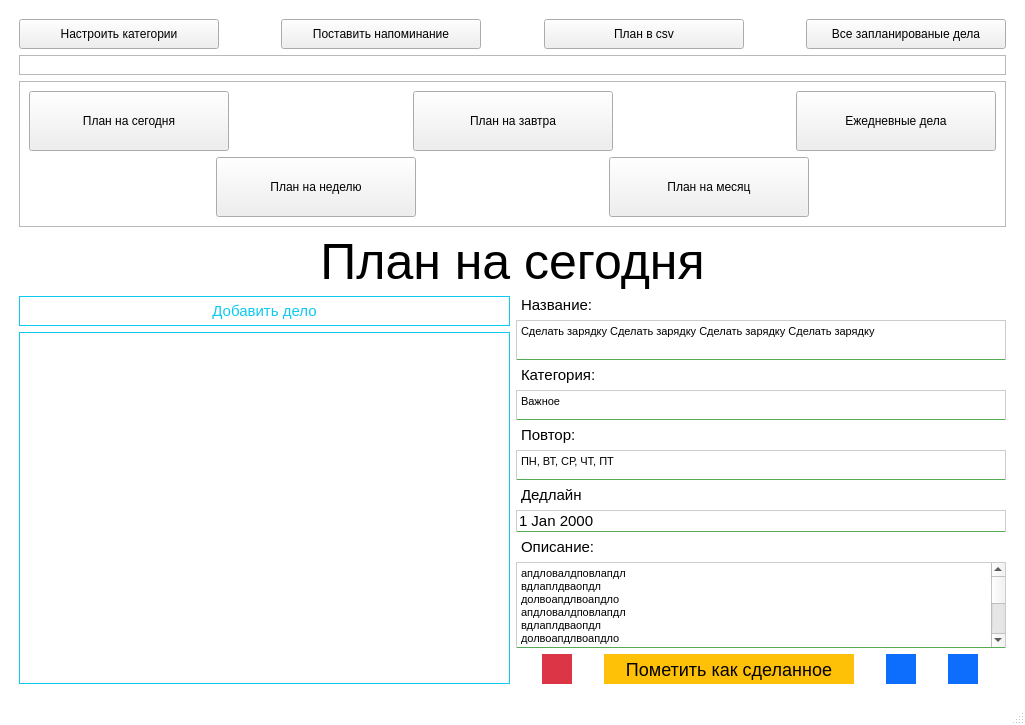
<?xml version="1.0" encoding="UTF-8"?>
<ui version="4.0">
 <class>Todo</class>
 <widget class="QMainWindow" name="Todo">
  <property name="geometry">
   <rect>
    <x>0</x>
    <y>0</y>
    <width>1025</width>
    <height>725</height>
   </rect>
  </property>
  <property name="maximumSize">
   <size>
    <width>16777215</width>
    <height>16777215</height>
   </size>
  </property>
  <property name="windowTitle">
   <string>Планировщик дел</string>
  </property>
  <property name="styleSheet">
   <string notr="true">#centralwidget {
    padding: 20px;
}

#planLabel {
    font-size: 50px;
}

#taskName {
    font-size: 18px;
}

QMainWindow {
	background-color: #fff
}

QPushButton[plan='true'] {
	background-color: #54ad54;
	border: none;
	border-radius: 0.25em;
	color: #fff;
	font-size: 20px;
}

QPushButton[small='true'] {
	background-color: #999;
	border: none;
	border-radius: 0.25em;
	color: #fff;
	font-size: 16px;
}

QPushButton[plan='true']:hover {
	background-color: #288b28;
}

QPushButton[small='true']:hover {
	background-color: #777;
}

QPushButton[plan='true']:pressed {
	background-color: #246024;
}

QPushButton[small='true']:pressed {
	background-color: #555;
}

#deleteBtn {
	border: none;/* 1px solid red;*/
/*	background-color: #F34235;*/
	background-color: #DC3545;
	border-radius: 0.25em;
	/*background-image: url(bin.png);*/
}

#deleteBtn:hover {
	background-color: #BB2D3B;
}

#editBtn {
	border: none;/* 1px solid red;*/
	background-color: #0D6EFD;
	border-radius: 0.25em;
	/*background-image: url(bin.png);*/
}

#editBtn:hover {
	background-color: #0B5ED7;
}

#viewImageBtn {
	border: none;/* 1px solid red;*/
	background-color: #0D6EFD;
	border-radius: 0.25em;
	/*background-image: url(bin.png);*/
}

#viewImageBtn:hover {
	background-color: #0B5ED7;
}

#markAsDoneBtn {
	border: none;/* 1px solid red;*/
	background-color: #FFC107;
	border-radius: 0.25em;
	font-size: 18px;
}

#markAsDoneBtn:hover {
	background-color: #FFCA2C
}

#addBtn {
	background-color: #FFFFFF;
	color: #0DCAF0;
	font-size: 15px;
	border: 1px solid #0DCAF0;
	border-radius: 0.4em;
}

#addBtn:hover {
	background-color: #3DD5F3;
	color: #000000;
	font-size: 15px;
	border: 1px solid #3DD5F3;
	border-radius: 0.4em;
}

#tasksList {
	border: 1px solid #0DCAF0;
}

#title, #category, #repeat, #deadline, #description {
	border: 1px solid #ccc;
	border-bottom: 1px solid #54ad54;
	font-size: 15px;
}

#titleLabel, #categoryLabel, #repeatLabel, #deadlineLabel, #descriptionLabel {
	font-size: 15px;
}</string>
  </property>
  <widget class="QWidget" name="centralwidget">
   <layout class="QHBoxLayout" name="horizontalLayout_6">
    <item>
     <layout class="QVBoxLayout" name="verticalLayout_3">
      <property name="leftMargin">
       <number>10</number>
      </property>
      <property name="topMargin">
       <number>10</number>
      </property>
      <property name="rightMargin">
       <number>10</number>
      </property>
      <property name="bottomMargin">
       <number>10</number>
      </property>
      <item>
       <layout class="QHBoxLayout" name="horizontalLayout_5">
        <item>
         <widget class="QPushButton" name="categoriesSettingsBtn">
          <property name="minimumSize">
           <size>
            <width>200</width>
            <height>30</height>
           </size>
          </property>
          <property name="cursor">
           <cursorShape>PointingHandCursor</cursorShape>
          </property>
          <property name="text">
           <string>Настроить категории</string>
          </property>
          <property name="small" stdset="0">
           <bool>true</bool>
          </property>
         </widget>
        </item>
        <item>
         <spacer name="horizontalSpacer_3">
          <property name="orientation">
           <enum>Qt::Horizontal</enum>
          </property>
          <property name="sizeHint" stdset="0">
           <size>
            <width>40</width>
            <height>20</height>
           </size>
          </property>
         </spacer>
        </item>
        <item>
         <widget class="QPushButton" name="reminderBtn">
          <property name="minimumSize">
           <size>
            <width>200</width>
            <height>30</height>
           </size>
          </property>
          <property name="cursor">
           <cursorShape>PointingHandCursor</cursorShape>
          </property>
          <property name="text">
           <string>Поставить напоминание</string>
          </property>
          <property name="small" stdset="0">
           <bool>true</bool>
          </property>
         </widget>
        </item>
        <item>
         <spacer name="horizontalSpacer_4">
          <property name="orientation">
           <enum>Qt::Horizontal</enum>
          </property>
          <property name="sizeHint" stdset="0">
           <size>
            <width>40</width>
            <height>20</height>
           </size>
          </property>
         </spacer>
        </item>
        <item>
         <widget class="QPushButton" name="intoCsvBtn">
          <property name="minimumSize">
           <size>
            <width>200</width>
            <height>30</height>
           </size>
          </property>
          <property name="cursor">
           <cursorShape>PointingHandCursor</cursorShape>
          </property>
          <property name="text">
           <string>План в csv</string>
          </property>
          <property name="small" stdset="0">
           <bool>true</bool>
          </property>
         </widget>
        </item>
        <item>
         <spacer name="horizontalSpacer_8">
          <property name="orientation">
           <enum>Qt::Horizontal</enum>
          </property>
          <property name="sizeHint" stdset="0">
           <size>
            <width>40</width>
            <height>20</height>
           </size>
          </property>
         </spacer>
        </item>
        <item>
         <widget class="QPushButton" name="allDaysBtn">
          <property name="minimumSize">
           <size>
            <width>200</width>
            <height>30</height>
           </size>
          </property>
          <property name="cursor">
           <cursorShape>PointingHandCursor</cursorShape>
          </property>
          <property name="text">
           <string>Все запланированые дела</string>
          </property>
          <property name="small" stdset="0">
           <bool>true</bool>
          </property>
         </widget>
        </item>
       </layout>
      </item>
      <item>
       <widget class="QFrame" name="frame_2">
        <property name="minimumSize">
         <size>
          <width>0</width>
          <height>20</height>
         </size>
        </property>
        <property name="frameShape">
         <enum>QFrame::StyledPanel</enum>
        </property>
        <property name="frameShadow">
         <enum>QFrame::Raised</enum>
        </property>
       </widget>
      </item>
      <item>
       <widget class="QFrame" name="frame">
        <property name="minimumSize">
         <size>
          <width>0</width>
          <height>0</height>
         </size>
        </property>
        <property name="styleSheet">
         <string notr="true"/>
        </property>
        <property name="frameShape">
         <enum>QFrame::StyledPanel</enum>
        </property>
        <property name="frameShadow">
         <enum>QFrame::Raised</enum>
        </property>
        <layout class="QHBoxLayout" name="horizontalLayout_8">
         <item>
          <layout class="QVBoxLayout" name="verticalLayout_4">
           <item>
            <layout class="QHBoxLayout" name="horizontalLayout">
             <item>
              <widget class="QPushButton" name="today">
               <property name="minimumSize">
                <size>
                 <width>200</width>
                 <height>60</height>
                </size>
               </property>
               <property name="maximumSize">
                <size>
                 <width>200</width>
                 <height>60</height>
                </size>
               </property>
               <property name="cursor">
                <cursorShape>PointingHandCursor</cursorShape>
               </property>
               <property name="styleSheet">
                <string notr="true"/>
               </property>
               <property name="text">
                <string>План на сегодня</string>
               </property>
               <property name="plan" stdset="0">
                <bool>true</bool>
               </property>
              </widget>
             </item>
             <item>
              <spacer name="horizontalSpacer">
               <property name="orientation">
                <enum>Qt::Horizontal</enum>
               </property>
               <property name="sizeHint" stdset="0">
                <size>
                 <width>40</width>
                 <height>20</height>
                </size>
               </property>
              </spacer>
             </item>
             <item>
              <widget class="QPushButton" name="tomorrow">
               <property name="minimumSize">
                <size>
                 <width>200</width>
                 <height>60</height>
                </size>
               </property>
               <property name="maximumSize">
                <size>
                 <width>200</width>
                 <height>60</height>
                </size>
               </property>
               <property name="cursor">
                <cursorShape>PointingHandCursor</cursorShape>
               </property>
               <property name="styleSheet">
                <string notr="true"/>
               </property>
               <property name="text">
                <string>План на завтра</string>
               </property>
               <property name="plan" stdset="0">
                <bool>true</bool>
               </property>
              </widget>
             </item>
             <item>
              <spacer name="horizontalSpacer_2">
               <property name="orientation">
                <enum>Qt::Horizontal</enum>
               </property>
               <property name="sizeHint" stdset="0">
                <size>
                 <width>40</width>
                 <height>20</height>
                </size>
               </property>
              </spacer>
             </item>
             <item>
              <widget class="QPushButton" name="daily">
               <property name="minimumSize">
                <size>
                 <width>200</width>
                 <height>60</height>
                </size>
               </property>
               <property name="maximumSize">
                <size>
                 <width>200</width>
                 <height>60</height>
                </size>
               </property>
               <property name="cursor">
                <cursorShape>PointingHandCursor</cursorShape>
               </property>
               <property name="text">
                <string>Ежедневные дела</string>
               </property>
               <property name="plan" stdset="0">
                <bool>true</bool>
               </property>
              </widget>
             </item>
            </layout>
           </item>
           <item>
            <layout class="QHBoxLayout" name="horizontalLayout_7">
             <item>
              <spacer name="horizontalSpacer_5">
               <property name="orientation">
                <enum>Qt::Horizontal</enum>
               </property>
               <property name="sizeHint" stdset="0">
                <size>
                 <width>40</width>
                 <height>20</height>
                </size>
               </property>
              </spacer>
             </item>
             <item>
              <widget class="QPushButton" name="week">
               <property name="minimumSize">
                <size>
                 <width>200</width>
                 <height>60</height>
                </size>
               </property>
               <property name="maximumSize">
                <size>
                 <width>200</width>
                 <height>60</height>
                </size>
               </property>
               <property name="cursor">
                <cursorShape>PointingHandCursor</cursorShape>
               </property>
               <property name="styleSheet">
                <string notr="true"/>
               </property>
               <property name="text">
                <string>План на неделю</string>
               </property>
               <property name="plan" stdset="0">
                <bool>true</bool>
               </property>
              </widget>
             </item>
             <item>
              <spacer name="horizontalSpacer_6">
               <property name="orientation">
                <enum>Qt::Horizontal</enum>
               </property>
               <property name="sizeHint" stdset="0">
                <size>
                 <width>40</width>
                 <height>20</height>
                </size>
               </property>
              </spacer>
             </item>
             <item>
              <widget class="QPushButton" name="month">
               <property name="minimumSize">
                <size>
                 <width>200</width>
                 <height>60</height>
                </size>
               </property>
               <property name="maximumSize">
                <size>
                 <width>200</width>
                 <height>60</height>
                </size>
               </property>
               <property name="cursor">
                <cursorShape>PointingHandCursor</cursorShape>
               </property>
               <property name="styleSheet">
                <string notr="true"/>
               </property>
               <property name="text">
                <string>План на месяц</string>
               </property>
               <property name="plan" stdset="0">
                <bool>true</bool>
               </property>
              </widget>
             </item>
             <item>
              <spacer name="horizontalSpacer_7">
               <property name="orientation">
                <enum>Qt::Horizontal</enum>
               </property>
               <property name="sizeHint" stdset="0">
                <size>
                 <width>40</width>
                 <height>20</height>
                </size>
               </property>
              </spacer>
             </item>
            </layout>
           </item>
          </layout>
         </item>
        </layout>
       </widget>
      </item>
      <item>
       <widget class="QLabel" name="planLabel">
        <property name="minimumSize">
         <size>
          <width>0</width>
          <height>0</height>
         </size>
        </property>
        <property name="styleSheet">
         <string notr="true"/>
        </property>
        <property name="text">
         <string>План на сегодня</string>
        </property>
        <property name="alignment">
         <set>Qt::AlignCenter</set>
        </property>
        <property name="indent">
         <number>0</number>
        </property>
       </widget>
      </item>
      <item>
       <layout class="QHBoxLayout" name="horizontalLayout_4">
        <item>
         <layout class="QVBoxLayout" name="verticalLayout_2">
          <item>
           <layout class="QHBoxLayout" name="horizontalLayout_2">
            <item>
             <widget class="QPushButton" name="addBtn">
              <property name="minimumSize">
               <size>
                <width>200</width>
                <height>30</height>
               </size>
              </property>
              <property name="cursor">
               <cursorShape>PointingHandCursor</cursorShape>
              </property>
              <property name="styleSheet">
               <string notr="true"/>
              </property>
              <property name="text">
               <string>Добавить дело</string>
              </property>
             </widget>
            </item>
           </layout>
          </item>
          <item>
           <widget class="QListWidget" name="tasksList">
            <property name="maximumSize">
             <size>
              <width>16777215</width>
              <height>16777215</height>
             </size>
            </property>
            <property name="cursor" stdset="0">
             <cursorShape>CrossCursor</cursorShape>
            </property>
            <property name="styleSheet">
             <string notr="true">b</string>
            </property>
           </widget>
          </item>
         </layout>
        </item>
        <item>
         <layout class="QVBoxLayout" name="verticalLayout">
          <item>
           <widget class="QLabel" name="titleLabel">
            <property name="text">
             <string>Название:</string>
            </property>
            <property name="indent">
             <number>5</number>
            </property>
           </widget>
          </item>
          <item>
           <widget class="QTextEdit" name="title">
            <property name="maximumSize">
             <size>
              <width>16777215</width>
              <height>40</height>
             </size>
            </property>
            <property name="styleSheet">
             <string notr="true">b</string>
            </property>
            <property name="readOnly">
             <bool>true</bool>
            </property>
            <property name="html">
             <string>&lt;!DOCTYPE HTML PUBLIC &quot;-//W3C//DTD HTML 4.0//EN&quot; &quot;http://www.w3.org/TR/REC-html40/strict.dtd&quot;&gt;
&lt;html&gt;&lt;head&gt;&lt;meta name=&quot;qrichtext&quot; content=&quot;1&quot; /&gt;&lt;style type=&quot;text/css&quot;&gt;
p, li { white-space: pre-wrap; }
&lt;/style&gt;&lt;/head&gt;&lt;body style=&quot; font-family:'MS Shell Dlg 2'; font-size:15px; font-weight:400; font-style:normal;&quot;&gt;
&lt;p style=&quot; margin-top:0px; margin-bottom:0px; margin-left:0px; margin-right:0px; -qt-block-indent:0; text-indent:0px;&quot;&gt;&lt;span style=&quot; font-size:8.25pt;&quot;&gt;Сделать зарядку Сделать зарядку Сделать зарядку Сделать зарядку&lt;/span&gt;&lt;/p&gt;&lt;/body&gt;&lt;/html&gt;</string>
            </property>
           </widget>
          </item>
          <item>
           <widget class="QLabel" name="categoryLabel">
            <property name="text">
             <string>Категория:</string>
            </property>
            <property name="indent">
             <number>5</number>
            </property>
           </widget>
          </item>
          <item>
           <widget class="QTextEdit" name="category">
            <property name="maximumSize">
             <size>
              <width>16777215</width>
              <height>30</height>
             </size>
            </property>
            <property name="styleSheet">
             <string notr="true">b</string>
            </property>
            <property name="readOnly">
             <bool>true</bool>
            </property>
            <property name="html">
             <string>&lt;!DOCTYPE HTML PUBLIC &quot;-//W3C//DTD HTML 4.0//EN&quot; &quot;http://www.w3.org/TR/REC-html40/strict.dtd&quot;&gt;
&lt;html&gt;&lt;head&gt;&lt;meta name=&quot;qrichtext&quot; content=&quot;1&quot; /&gt;&lt;style type=&quot;text/css&quot;&gt;
p, li { white-space: pre-wrap; }
&lt;/style&gt;&lt;/head&gt;&lt;body style=&quot; font-family:'MS Shell Dlg 2'; font-size:15px; font-weight:400; font-style:normal;&quot;&gt;
&lt;p style=&quot; margin-top:0px; margin-bottom:0px; margin-left:0px; margin-right:0px; -qt-block-indent:0; text-indent:0px;&quot;&gt;&lt;span style=&quot; font-size:8.25pt;&quot;&gt;Важное&lt;/span&gt;&lt;/p&gt;&lt;/body&gt;&lt;/html&gt;</string>
            </property>
           </widget>
          </item>
          <item>
           <widget class="QLabel" name="repeatLabel">
            <property name="text">
             <string>Повтор:</string>
            </property>
            <property name="indent">
             <number>5</number>
            </property>
           </widget>
          </item>
          <item>
           <widget class="QTextEdit" name="repeat">
            <property name="maximumSize">
             <size>
              <width>16777215</width>
              <height>30</height>
             </size>
            </property>
            <property name="styleSheet">
             <string notr="true">b</string>
            </property>
            <property name="html">
             <string>&lt;!DOCTYPE HTML PUBLIC &quot;-//W3C//DTD HTML 4.0//EN&quot; &quot;http://www.w3.org/TR/REC-html40/strict.dtd&quot;&gt;
&lt;html&gt;&lt;head&gt;&lt;meta name=&quot;qrichtext&quot; content=&quot;1&quot; /&gt;&lt;style type=&quot;text/css&quot;&gt;
p, li { white-space: pre-wrap; }
&lt;/style&gt;&lt;/head&gt;&lt;body style=&quot; font-family:'MS Shell Dlg 2'; font-size:15px; font-weight:400; font-style:normal;&quot;&gt;
&lt;p style=&quot; margin-top:0px; margin-bottom:0px; margin-left:0px; margin-right:0px; -qt-block-indent:0; text-indent:0px;&quot;&gt;&lt;span style=&quot; font-size:8.25pt;&quot;&gt;ПН, ВТ, СР, ЧТ, ПТ&lt;/span&gt;&lt;/p&gt;&lt;/body&gt;&lt;/html&gt;</string>
            </property>
           </widget>
          </item>
          <item>
           <widget class="QLabel" name="deadlineLabel">
            <property name="text">
             <string>Дедлайн</string>
            </property>
            <property name="indent">
             <number>5</number>
            </property>
           </widget>
          </item>
          <item>
           <widget class="QDateEdit" name="deadline">
            <property name="frame">
             <bool>true</bool>
            </property>
            <property name="readOnly">
             <bool>true</bool>
            </property>
            <property name="buttonSymbols">
             <enum>QAbstractSpinBox::NoButtons</enum>
            </property>
           </widget>
          </item>
          <item>
           <widget class="QLabel" name="descriptionLabel">
            <property name="text">
             <string>Описание:</string>
            </property>
            <property name="indent">
             <number>5</number>
            </property>
           </widget>
          </item>
          <item>
           <widget class="QTextEdit" name="description">
            <property name="maximumSize">
             <size>
              <width>16777215</width>
              <height>16777215</height>
             </size>
            </property>
            <property name="styleSheet">
             <string notr="true">b</string>
            </property>
            <property name="readOnly">
             <bool>true</bool>
            </property>
            <property name="html">
             <string>&lt;!DOCTYPE HTML PUBLIC &quot;-//W3C//DTD HTML 4.0//EN&quot; &quot;http://www.w3.org/TR/REC-html40/strict.dtd&quot;&gt;
&lt;html&gt;&lt;head&gt;&lt;meta name=&quot;qrichtext&quot; content=&quot;1&quot; /&gt;&lt;style type=&quot;text/css&quot;&gt;
p, li { white-space: pre-wrap; }
&lt;/style&gt;&lt;/head&gt;&lt;body style=&quot; font-family:'MS Shell Dlg 2'; font-size:15px; font-weight:400; font-style:normal;&quot;&gt;
&lt;p style=&quot; margin-top:0px; margin-bottom:0px; margin-left:0px; margin-right:0px; -qt-block-indent:0; text-indent:0px;&quot;&gt;&lt;span style=&quot; font-size:8.25pt;&quot;&gt;апдловалдповлапдл&lt;/span&gt;&lt;/p&gt;
&lt;p style=&quot; margin-top:0px; margin-bottom:0px; margin-left:0px; margin-right:0px; -qt-block-indent:0; text-indent:0px;&quot;&gt;&lt;span style=&quot; font-size:8.25pt;&quot;&gt;вдлаплдваопдл&lt;/span&gt;&lt;/p&gt;
&lt;p style=&quot; margin-top:0px; margin-bottom:0px; margin-left:0px; margin-right:0px; -qt-block-indent:0; text-indent:0px;&quot;&gt;&lt;span style=&quot; font-size:8.25pt;&quot;&gt;долвоапдлвоапдло&lt;/span&gt;&lt;/p&gt;
&lt;p style=&quot; margin-top:0px; margin-bottom:0px; margin-left:0px; margin-right:0px; -qt-block-indent:0; text-indent:0px;&quot;&gt;&lt;span style=&quot; font-size:8.25pt;&quot;&gt;апдловалдповлапдл&lt;/span&gt;&lt;/p&gt;
&lt;p style=&quot; margin-top:0px; margin-bottom:0px; margin-left:0px; margin-right:0px; -qt-block-indent:0; text-indent:0px;&quot;&gt;&lt;span style=&quot; font-size:8.25pt;&quot;&gt;вдлаплдваопдл&lt;/span&gt;&lt;/p&gt;
&lt;p style=&quot; margin-top:0px; margin-bottom:0px; margin-left:0px; margin-right:0px; -qt-block-indent:0; text-indent:0px;&quot;&gt;&lt;span style=&quot; font-size:8.25pt;&quot;&gt;долвоапдлвоапдло&lt;/span&gt;&lt;/p&gt;
&lt;p style=&quot; margin-top:0px; margin-bottom:0px; margin-left:0px; margin-right:0px; -qt-block-indent:0; text-indent:0px;&quot;&gt;&lt;span style=&quot; font-size:8.25pt;&quot;&gt;апдловалдповлапдл&lt;/span&gt;&lt;/p&gt;
&lt;p style=&quot; margin-top:0px; margin-bottom:0px; margin-left:0px; margin-right:0px; -qt-block-indent:0; text-indent:0px;&quot;&gt;&lt;span style=&quot; font-size:8.25pt;&quot;&gt;вдлаплдваопдл&lt;/span&gt;&lt;/p&gt;
&lt;p style=&quot; margin-top:0px; margin-bottom:0px; margin-left:0px; margin-right:0px; -qt-block-indent:0; text-indent:0px;&quot;&gt;&lt;span style=&quot; font-size:8.25pt;&quot;&gt;долвоапдлвоапдло&lt;/span&gt;&lt;/p&gt;
&lt;p style=&quot; margin-top:0px; margin-bottom:0px; margin-left:0px; margin-right:0px; -qt-block-indent:0; text-indent:0px;&quot;&gt;&lt;span style=&quot; font-size:8.25pt;&quot;&gt;апдловалдповлапдл&lt;/span&gt;&lt;/p&gt;
&lt;p style=&quot; margin-top:0px; margin-bottom:0px; margin-left:0px; margin-right:0px; -qt-block-indent:0; text-indent:0px;&quot;&gt;&lt;span style=&quot; font-size:8.25pt;&quot;&gt;вдлаплдваопдл&lt;/span&gt;&lt;/p&gt;
&lt;p style=&quot; margin-top:0px; margin-bottom:0px; margin-left:0px; margin-right:0px; -qt-block-indent:0; text-indent:0px;&quot;&gt;&lt;span style=&quot; font-size:8.25pt;&quot;&gt;долвоапдлвоапдло&lt;/span&gt;&lt;/p&gt;
&lt;p style=&quot; margin-top:0px; margin-bottom:0px; margin-left:0px; margin-right:0px; -qt-block-indent:0; text-indent:0px;&quot;&gt;&lt;span style=&quot; font-size:8.25pt;&quot;&gt;апдловалдповлапдл&lt;/span&gt;&lt;/p&gt;
&lt;p style=&quot; margin-top:0px; margin-bottom:0px; margin-left:0px; margin-right:0px; -qt-block-indent:0; text-indent:0px;&quot;&gt;&lt;span style=&quot; font-size:8.25pt;&quot;&gt;вдлаплдваопдл&lt;/span&gt;&lt;/p&gt;
&lt;p style=&quot; margin-top:0px; margin-bottom:0px; margin-left:0px; margin-right:0px; -qt-block-indent:0; text-indent:0px;&quot;&gt;&lt;span style=&quot; font-size:8.25pt;&quot;&gt;долвоапдлвоапдло&lt;/span&gt;&lt;/p&gt;&lt;/body&gt;&lt;/html&gt;</string>
            </property>
           </widget>
          </item>
          <item>
           <layout class="QHBoxLayout" name="horizontalLayout_3">
            <item>
             <widget class="QPushButton" name="deleteBtn">
              <property name="minimumSize">
               <size>
                <width>30</width>
                <height>30</height>
               </size>
              </property>
              <property name="maximumSize">
               <size>
                <width>30</width>
                <height>30</height>
               </size>
              </property>
              <property name="cursor">
               <cursorShape>PointingHandCursor</cursorShape>
              </property>
              <property name="text">
               <string/>
              </property>
              <property name="iconSize">
               <size>
                <width>20</width>
                <height>20</height>
               </size>
              </property>
             </widget>
            </item>
            <item>
             <widget class="QPushButton" name="markAsDoneBtn">
              <property name="minimumSize">
               <size>
                <width>250</width>
                <height>30</height>
               </size>
              </property>
              <property name="maximumSize">
               <size>
                <width>250</width>
                <height>30</height>
               </size>
              </property>
              <property name="cursor">
               <cursorShape>PointingHandCursor</cursorShape>
              </property>
              <property name="text">
               <string>Пометить как сделанное</string>
              </property>
             </widget>
            </item>
            <item>
             <widget class="QPushButton" name="viewImageBtn">
              <property name="minimumSize">
               <size>
                <width>30</width>
                <height>30</height>
               </size>
              </property>
              <property name="maximumSize">
               <size>
                <width>30</width>
                <height>30</height>
               </size>
              </property>
              <property name="cursor">
               <cursorShape>PointingHandCursor</cursorShape>
              </property>
              <property name="text">
               <string/>
              </property>
              <property name="iconSize">
               <size>
                <width>20</width>
                <height>20</height>
               </size>
              </property>
             </widget>
            </item>
            <item>
             <widget class="QPushButton" name="editBtn">
              <property name="minimumSize">
               <size>
                <width>30</width>
                <height>30</height>
               </size>
              </property>
              <property name="maximumSize">
               <size>
                <width>30</width>
                <height>30</height>
               </size>
              </property>
              <property name="cursor">
               <cursorShape>PointingHandCursor</cursorShape>
              </property>
              <property name="text">
               <string/>
              </property>
              <property name="iconSize">
               <size>
                <width>20</width>
                <height>20</height>
               </size>
              </property>
             </widget>
            </item>
           </layout>
          </item>
         </layout>
        </item>
       </layout>
      </item>
     </layout>
    </item>
   </layout>
  </widget>
  <widget class="QStatusBar" name="statusbar"/>
 </widget>
 <resources/>
 <connections/>
</ui>
